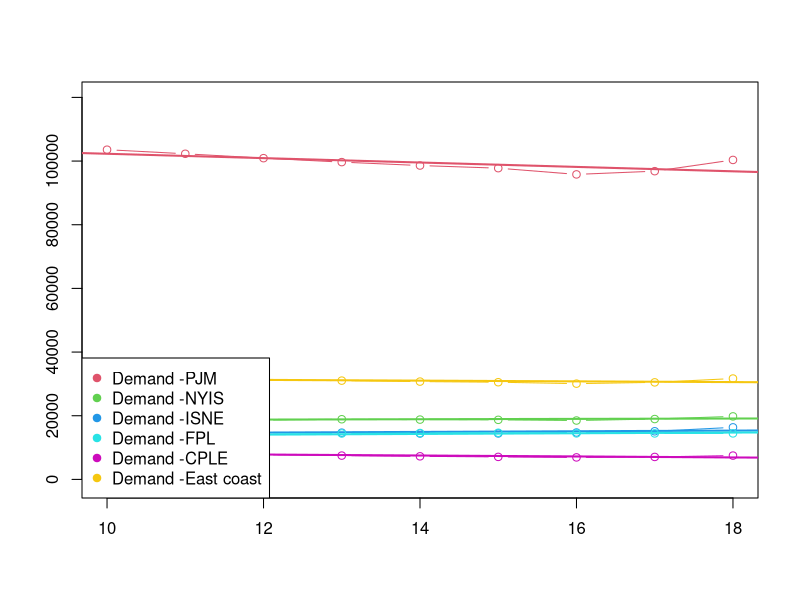

Here is the R script that generated this plot:
library(lubridate)
library(reshape2)
library(plyr)

A <- read.delim('Exc2/table.tsv')
A$DateTime <- as.POSIXct( A$megawatthours, tz = "EST", "%H:%M EST %m/%d/%Y" )

D <- A[ order(A$DateTime), ]

# fill the columns of the regions with the region name
D$BPAT <- "BPAT"
D$CISO <- "CISO"
D$CPLE <- "CPLE"
D$ERCO <- "ERCO"
D$FPL <- "FPL"
D$ISNE <- "ISNE"
D$MISO <- "MISO"
D$NYIS <- "NYIS"
D$PACW <- "PACW"
D$PJM <- "PJM"
D$United.States.Lower.48..region. <- "United.States.Lower.48..region."

# create a data frame for each region
BPAT <- D[, c('DateTime', 'BPAT', 'Demand', 'Net.generation')]
# standarize column names
colnames(BPAT) <- c('DateTime', 'Region', 'Demand', 'Net.generation')
CISO <- D[, c('DateTime', 'CISO', 'Demand.1', 'Net.generation.1')]
# standarize column names
colnames(CISO) <- c('DateTime', 'Region', 'Demand', 'Net.generation')
CPLE <- D[, c('DateTime', 'CPLE', 'Demand.2', 'Net.generation.2')]
# standarize column names
colnames(CPLE) <- c('DateTime', 'Region', 'Demand', 'Net.generation')
ERCO <- D[, c('DateTime', 'ERCO', 'Demand.3', 'Net.generation.3')]
# standarize column names
colnames(ERCO) <- c('DateTime', 'Region', 'Demand', 'Net.generation')
FPL <- D[, c('DateTime', 'FPL', 'Demand.4', 'Net.generation.4')]
# standarize column names
colnames(FPL) <- c('DateTime', 'Region', 'Demand', 'Net.generation')
ISNE <- D[, c('DateTime', 'ISNE', 'Demand.5', 'Net.generation.5')]
# standarize column names
colnames(ISNE) <- c('DateTime', 'Region', 'Demand', 'Net.generation')
MISO <- D[, c('DateTime', 'MISO', 'Demand.6', 'Net.generation.6')]
# standarize column names
colnames(MISO) <- c('DateTime', 'Region', 'Demand', 'Net.generation')
NYIS <- D[, c('DateTime', 'NYIS', 'Demand.7', 'Net.generation.7')]
# standarize column names
colnames(NYIS) <- c('DateTime', 'Region', 'Demand', 'Net.generation')
PACW <- D[, c('DateTime', 'PACW', 'Demand.8', 'Net.generation.8')]
# standarize column names
colnames(PACW) <- c('DateTime', 'Region', 'Demand', 'Net.generation')
PJM <- D[, c('DateTime', 'PJM', 'Demand.9', 'Net.generation.9')]
# standarize column names
colnames(PJM) <- c('DateTime', 'Region', 'Demand', 'Net.generation')
United.States.Lower.48..region. <- D[, c('DateTime', 'United.States.Lower.48..region.', 'Demand.10', 'Net.generation.10')]
# standarize column names
colnames(United.States.Lower.48..region.) <- c('DateTime', 'Region', 'Demand', 'Net.generation')

# stack them one above the other
electricity_fact_table <- rbind(BPAT, CISO, CPLE, ERCO, FPL, ISNE, MISO, NYIS, PACW, PJM, United.States.Lower.48..region.)

# drop Net.generation column
electricity_fact_table <- electricity_fact_table[, c('DateTime', 'Region', 'Demand')]
#add hour column
electricity_fact_table$Hour <- hour(electricity_fact_table$DateTime)


#add hour column
tmp <- electricity_fact_table
tmp$Hour <- hour(tmp$DateTime)
#drop duplicates
tmp <- tmp[!duplicated(tmp), ]
#drop DateTime column
tmp <- tmp[, c('Hour', 'Region', 'Demand')]
# fill NA with 0
tmp[is.na(tmp)] <- 0
# make E 2d cube with hour and region, use tapply to take mean of demand for each hour and region
east_demand_cube <- tapply(tmp$Demand, list(tmp$Hour, tmp$Region), mean)

# dice the cube to hours 10 to 18 and the regions JM, NYIS, ISNE, FPL, CPLE
dice.east_demand_cube <- east_demand_cube[11:19, c('PJM', 'NYIS', 'ISNE', 'FPL', 'CPLE')]

# create an empty plot
plot(1, type="n", xlab="", ylab="", xlim = c(10,18), ylim=c(-1000, 120000))

LM <- list()
#for each row in east_demand plot a line
for (i in 1:ncol(dice.east_demand_cube)) {
    DF <- data.frame (  Time = 10:18,Demand = dice.east_demand_cube[ , i ] )
    # fill NA with 0
    DF[ is.na(DF) ] <- 0
    # plot
    lines( DF, col = i+1, type = 'b' )
    # linear fit
    LM[[ i ]] <- lm( Demand ~ Time, data = DF)
    a <- coef(LM[[ i ]])[1]
    b <- coef(LM[[ i ]])[2]
    abline(a, b, col = i+1, lw =2)
}


# calculate the overall mean and its regression
DF <- data.frame (  Time = 10:18,Demand = rowMeans(dice.east_demand_cube[ , 1:ncol(dice.east_demand_cube)] ) )
# fill NA with 0
DF[ is.na(DF) ] <- 0
# plot
lines( DF, col = 7, type = 'b' )
# linear fit
LM[[ 1 ]] <- lm( Demand ~ Time, data = DF)
a <- coef(LM[[ 1 ]])[1]
b <- coef(LM[[ 1 ]])[2]
abline(a, b, col = 7, lw =2)


regions <- c('PJM', 'NYIS', 'ISNE', 'FPL', 'CPLE' , 'East coast')
legend( 'bottomleft', col = 2:7, pch = 19,
        legend = sapply(regions, function(x) paste0('Demand -',x) ))

#
#
# # get the demand for the next Regions PJM, NYIS, ISNE, FPL, CPLE
# dice.east_demand <- electricity_fact_table[electricity_fact_table$Region %in% c('PJM', 'NYIS', 'ISNE', 'FPL', 'CPLE') &(electricity_fact_table$Hour >= 10 & electricity_fact_table$Hour <= 18), ]
# # drop net generation and DateTime columns
# dice.east_demand <- dice.east_demand[, c('DateTime', 'Region', 'Demand', 'Hour')]
#
#
# # drop duplicates
# dice.east_demand <- dice.east_demand[!duplicated(dice.east_demand), ]
# dice.east_demand[is.na(dice.east_demand)] <- 0
#
#
# #aggragate by identical hours, for each region
# dice.east_demand <- aggregate(dice.east_demand, by=list(dice.east_demand$Hour, dice.east_demand$Region), FUN=mean)
#
# # fill NA with 0
# dice.east_demand[is.na(dice.east_demand)] <- 0
#
# # drop hour and region columns
# dice.east_demand <- dice.east_demand[, c("Group.1", "Group.2", 'Demand')]
#
# # rename columns
# colnames(dice.east_demand) <- c('Hour', 'Region', 'Demand')
#
# # make it a 2d cube
# dice.east_demand <- dcast(dice.east_demand, Hour ~ Region, value.var = "Demand")
#
# # create an empty plot for the heatmap
# plot(1, type="n", xlab="", ylab="", xlim = c(10,18), ylim=c(-1000, 120000))
#
# #for each row in east_demand plot a line
# for (i in 2:ncol(dice.east_demand)) {
#     DF <- data.frame (  Time = 10:18,Demand = dice.east_demand[ , i ] )
#     # fill NA with 0
#     DF[ is.na(DF) ] <- 0
#     # plot
#     lines( DF, col = i, type = 'b' )
#     # linear fit
#     LM[[ i-1 ]] <- lm( Demand ~ Time, data = DF)
#     a <- coef(LM[[ i-1 ]])[1]
#     b <- coef(LM[[ i-1 ]])[2]
#     abline(a, b, col = i, lw =2)
# }
#
# # calculate the overall mean and its regression
# DF <- data.frame (  Time = 10:18,Demand = rowMeans(dice.east_demand[ , 2:ncol(dice.east_demand)] ) )
# # fill NA with 0
# DF[ is.na(DF) ] <- 0
# # plot
# lines( DF, col = 1, type = 'b' )
# # linear fit
# LM[[ 1 ]] <- lm( Demand ~ Time, data = DF)
# a <- coef(LM[[ 1 ]])[1]
# b <- coef(LM[[ 1 ]])[2]
# abline(a, b, col = 1, lw =2)


xml <- 5
# library(lubridate)
#
# A <- read.delim('Exc2/table.tsv')
# A$DateTime <- as.POSIXct( A$megawatthours, tz = "EST", "%H:%M EST %m/%d/%Y" )
#
# D <- A[ order(A$DateTime), ]
# print(is.data.frame(D))
# D$Hour <- as.integer(hour(D$DateTime))
# # filter by hour, if it is between 8 and 20
# D <- D[(D$Hour >= 10 & D$Hour <= 18) ,] # | (D$Hour >= 20 | D$Hour <= 3)
#
#
# # get the demand for the next Regions JM, NYIS, ISNE, FPL, CPLE
# C <- with(D, cbind(  Demand.2,Demand.4, Demand.5,
#                     Demand.7 , Demand.9 , Hour))
# C <- as.data.frame(C)
# # aggregate by identical hours
# C <- aggregate(C, by=list(C$Hour), FUN=mean)
# # mean values
# M <- list( Demand.2 = NA, Demand.4 = NA, Demand.5 = NA,
#            Demand.7 = NA, Demand.9 = NA )
#
# # standard deviations
# S <- list( Demand.2 = NA, Demand.4 = NA, Demand.5 = NA,
#            Demand.7 = NA, Demand.9 = NA )
# # linear fit
# LM <- list( Demand.2 = NA, Demand.4 = NA, Demand.5 = NA,
#             Demand.7 = NA, Demand.9 = NA )
#
# # create an empty plot
# plot(1, type="n", xlab="", ylab="", xlim = c(10,18), ylim=c(-1000, 120000))
#
# # calculate means and stdev
# demands <- seq(5) # [ -c(1,4,8) ]
# for ( i in demands ) {
#   M[[ i ]] <- mean( C[ !is.na(C[, i]) ,i ] )
#   S[[ i ]] <- sd( C[ !is.na(C[, i]), i ] )
# }
#
# MD <- list( Demand.2 = NA, Demand.4 = NA, Demand.5 = NA,
#             Demand.7 = NA, Demand.9 = NA )
#
#
#
#
# # scale and center the consumption series (normalize)
# norm.C <- t( (t(C) - unlist(M)) / unlist(S) )
# print(norm.C)
#
# demands <- 2:6
# for ( i in demands ) {
#   # rearrange in a new, temporary dataframe
#   DF <- data.frame ( Time = 10:18, Demand = C[ , i ] )
#   # fill NA with 0
#   DF[ is.na(DF) ] <- 0
#   # plot
#   lines( DF, col = i, type = 'b' )
#   # linear fit
#   LM[[ i-1 ]] <- lm( Demand ~ Time, data = DF)
#   a <- coef(LM[[ i-1 ]])[1]
#   b <- coef(LM[[ i-1 ]])[2]
#   #abline(a, b, col = i, lw =2)
# }
# legend( 'bottomleft', col = demands, pch = 19,
#         legend = sapply(demands, function(x) paste0('Demand.',x) ))
#
# # mean regression line
# lm.df <- sapply(LM, function(c) coef(c))
# n <- dim(lm.df)[2]
# tot <- rowSums(lm.df)
# a <- tot[1] / n
# b <- tot[2] / n
#
# # plot the mean regression line
# abline(a, b, col = 'black', lw = 4, lt = 2)
# time.min <- "10:00"
# time.max <- "18:00"
# title(paste0("Normalized demand over " , time.min, '-', time.max) )
#
#
#
#
# xml <- 5